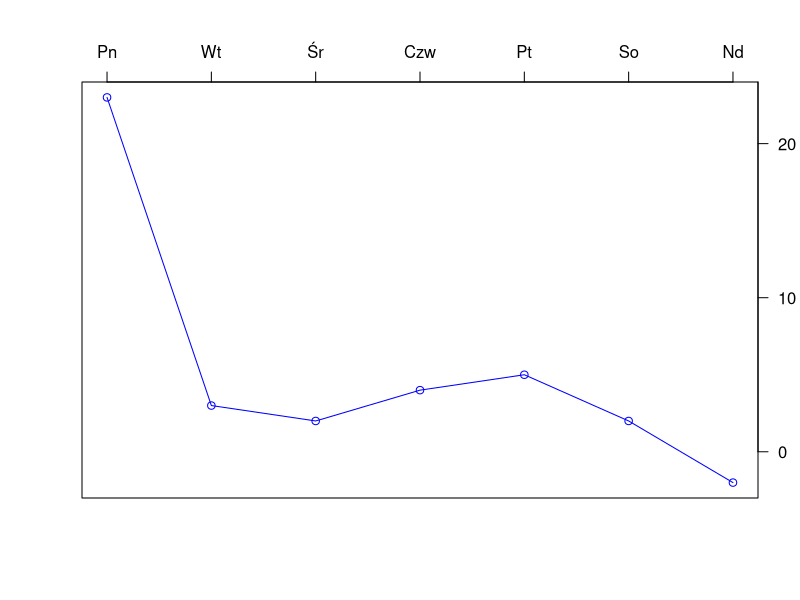
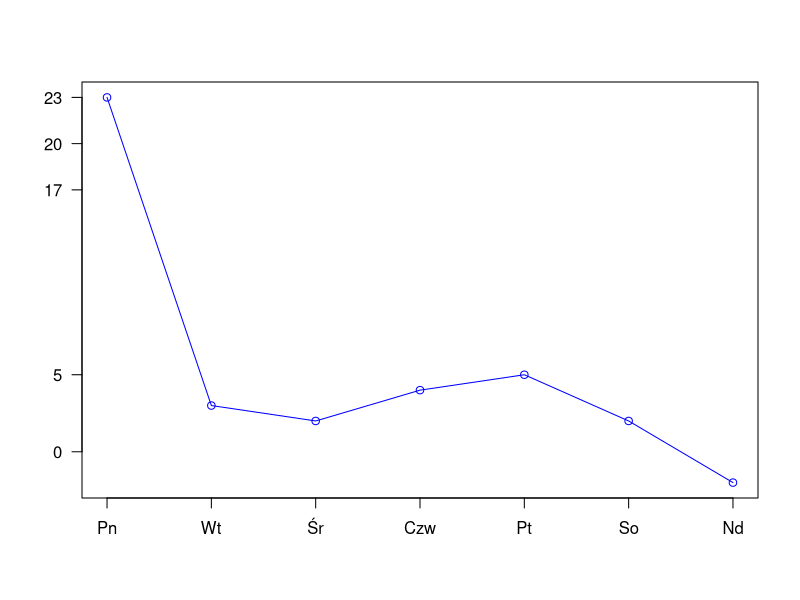

The R script that drew these images, in order:
## ---- chunk 1
a<-c(1,2,3,4,5,6,7)
b<-c(23,3,2,4,5,2,-2)
plot(a,b,axes=FALSE,type="o",col="blue",ann=FALSE)
axis(4, las=1, at=10*0:range(b)[2])
axis(3, at=1:7, lab=c("Pn","Wt","Śr","Czw","Pt","So","Nd"))
box()
## ---- chunk 2
a<-c(1,2,3,4,5,6,7)
b<-c(23,3,2,4,5,2,-2)
plot(a,b,axes=FALSE,type="o",col="blue",ann=FALSE)
axis(2, las=1, at=c(0,5,17,20,23))
axis(1, at=1:7, lab=c("Pn","Wt","Śr","Czw","Pt","So","Nd"))
box()
